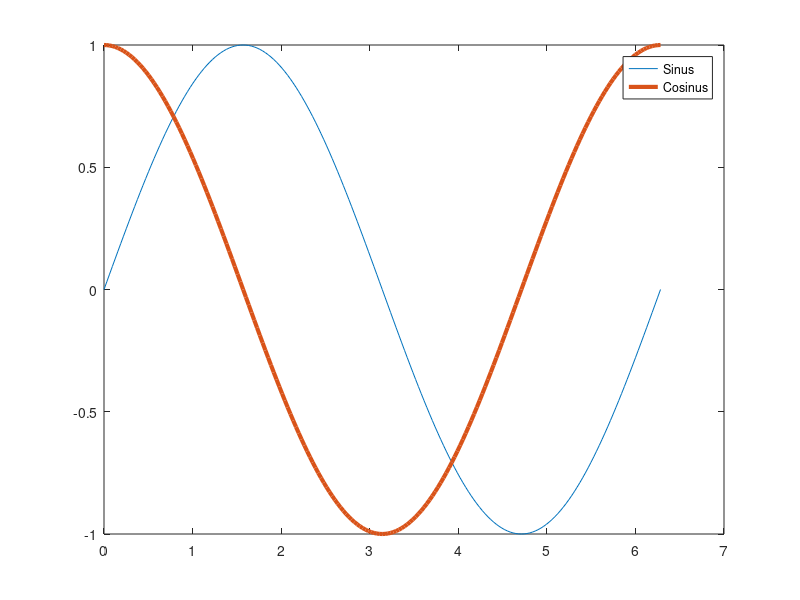

Write the MATLAB code that produced this figure.
clear all; close all; clc
x = 0:pi/100:2*pi;
y = sin(x);
z = cos(x);
plot(x,y, x,z, 'LineWidth',3)
h = legend('Sinus', 'Cosinus')
